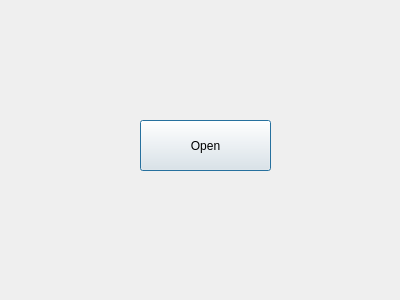
<?xml version="1.0" encoding="UTF-8"?>
<ui version="4.0">
 <class>Dialog</class>
 <widget class="QDialog" name="Dialog">
  <property name="geometry">
   <rect>
    <x>0</x>
    <y>0</y>
    <width>400</width>
    <height>300</height>
   </rect>
  </property>
  <property name="windowTitle">
   <string>Dialog</string>
  </property>
  <widget class="QPushButton" name="pushButton">
   <property name="geometry">
    <rect>
     <x>140</x>
     <y>120</y>
     <width>131</width>
     <height>51</height>
    </rect>
   </property>
   <property name="text">
    <string>Open</string>
   </property>
  </widget>
 </widget>
 <resources/>
 <connections/>
</ui>
